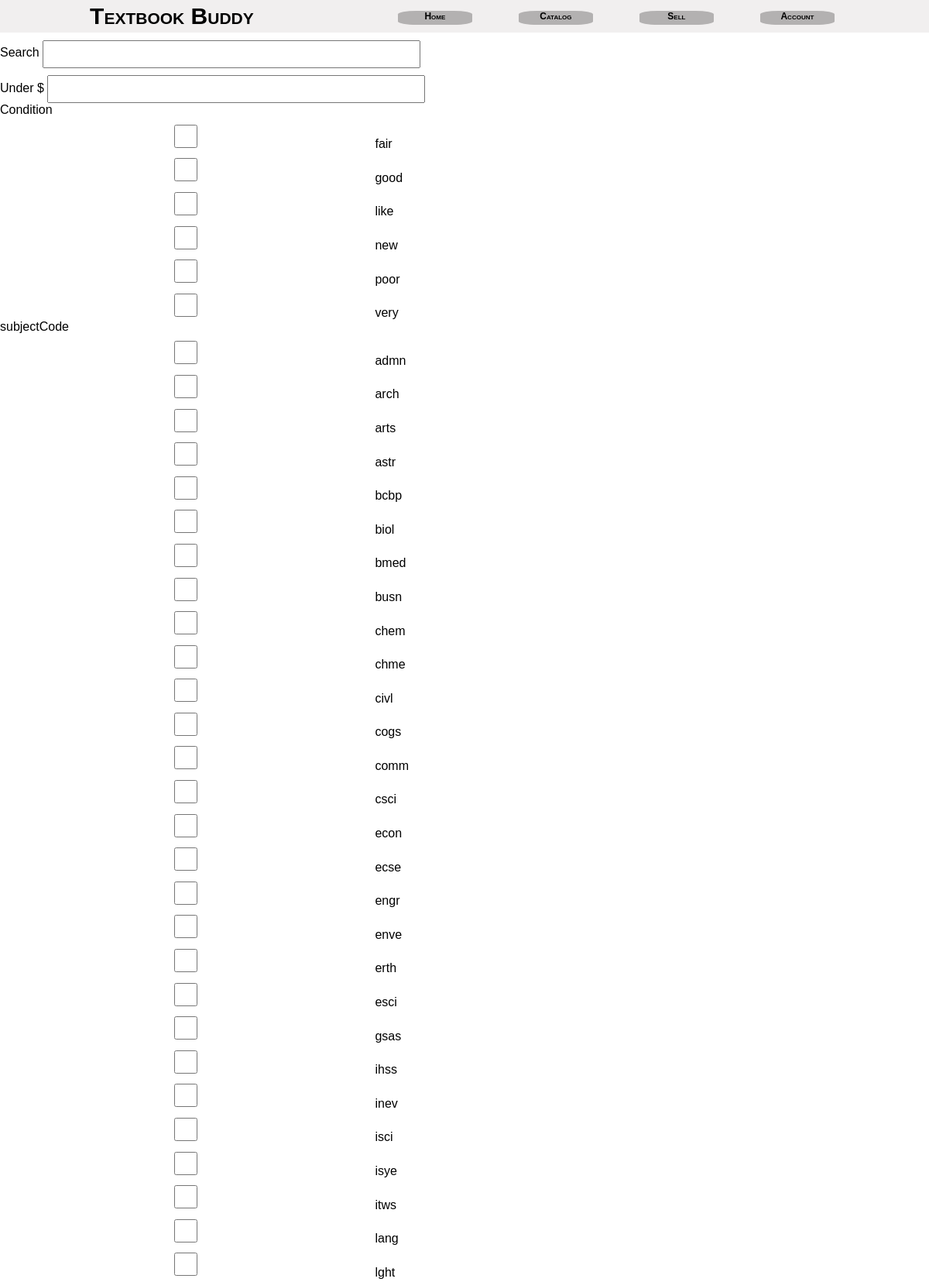
Page /catalog/catalog.php (upper part) on the committed database.
### tables this page shows
CREATE TABLE conditions (
    `condition` CHAR(4) primary key
);

CREATE TABLE subjects (
    subjectCode CHAR(4) primary key
);

### includes/dbconnect.php (called while the page is built, shortened)
<?php
  $dbhost = 'localhost';
  $dbuser = 'root';
  $dbpassword = '';
  $dbname = 'textbook_buddy';
  @ $db = new mysqli($dbhost, $dbuser, $dbpassword, $dbname);
  if ($db->connect_error) {
    echo '<div class="message"> Could not connect to the database. Error: ';
    echo $db->connect_errno . ' - ' . $db->connect_error . '</div>';
  } else {
    $dbOK = true;
  }
?>

### catalog/filters.php (the view, shortened to what this page needs)
<?php include ('../includes/dbconnect.php'); ?>
<nav>
  <form action="catalog.php" method="post">
  <label class="field" for="search"> Search </label>
    <input type=text id="search" name="search"><br>
    <label class="field" for="price"> Under $ </label>
    <input type=number min="0" step="0.1" id="price" name="price"><br>
    <label class="field" for="cond"> Condition </label>
    <?php
      if($dbOK){
        $query = "select * from conditions";
        $result= $db->query($query);
        $numRecords = $result->num_rows;
        for($i=0; $i<$numRecords; $i++){
          $record = $result->fetch_assoc();
          $cond = $record['condition'];
          echo "<div><input type='checkbox' name='$cond' value='$cond' id='$cond'>
                  <label for='$cond'>$cond</label></div>";
        }
      }
    ?>
    <label class="field" for="subj">subjectCode</label>
    <?php
      if($dbOK){
        $query = "select * from subjects";
        $result= $db->query($query);
        $numRecords = $result->num_rows;
        for ($i=0; $i<$numRecords; $i++){
          $record = $result->fetch_assoc();
          $subj = $record['subjectCode'];
          echo "<div>
                  <input type='checkbox' name='$subj' value='$subj' id='$subj'>
                  <label for='$subj'>$subj</label>
                </div>";
        }
      }
    ?>
  </form>
</nav>

### catalog/catalog.php (shortened to what this page needs)
<!DOCTYPE html>
<html>
  <head>
    <link rel="stylesheet" href="../styles/login.css">
    <link rel="stylesheet" href="../styles/general.css">
  </head>
  <body>
    <header>
      <h1 class="left">Textbook Buddy</h1>
      <ul class="hmenu right">
        <a href="../index.php"><li>Home</li></a>
        <a href="catalog.php"><li>Catalog</li></a>
        <a href="uploadBooks.php"><li>Sell</li></a>
        <a href="../account/account.php"><li>Account</li></a>
      </ul>
    </header>
    <?php include("filters.php"); ?>
  </body>
</html>

### styles/login.css (style rules this page uses)
input { font-size: .8vw; margin-top: 1em; height: 2.5vw; width: 40vw; }

### styles/general.css (style rules this page uses)
* { margin: 0; font-family: Verdana, sans-serif; }
header { font-variant: small-caps; height: 3.5vw; display: flex; font-weight: bold; background-color: rgb(241, 239, 239); color: black; align-items: center; justify-content: space-evenly; }
header h1 { font-size: 2.5vw; }
.left { text-align: left; }
.right { text-align: right; }
.hmenu { width: 50%; height: 50%; text-align: center; display: flex; }
.hmenu a { color: black; text-decoration: none; padding: 0 2.5vw 0 2.5vw; }
.hmenu li { font-size: 1vw; background-color: rgb(179, 177, 177); border-radius: 25%; display: inline-block; width: 8vw; height: 1.5vw; list-style: none; }

### rows in the picture
conditions: condition "fair"
conditions: condition "good"
conditions: condition "like"
conditions: condition "new"
conditions: condition "poor"
conditions: condition "very"
subjects: subjectCode "admn"
subjects: subjectCode "arch"
subjects: subjectCode "arts"
subjects: subjectCode "astr"
subjects: subjectCode "bcbp"
subjects: subjectCode "biol"
subjects: subjectCode "bmed"
subjects: subjectCode "busn"
subjects: subjectCode "chem"
subjects: subjectCode "chme"
subjects: subjectCode "civl"
subjects: subjectCode "cogs"
subjects: subjectCode "comm"
subjects: subjectCode "csci"
subjects: subjectCode "econ"
subjects: subjectCode "ecse"
subjects: subjectCode "engr"
subjects: subjectCode "enve"
subjects: subjectCode "erth"
subjects: subjectCode "esci"
subjects: subjectCode "gsas"
subjects: subjectCode "ihss"
subjects: subjectCode "inev"
subjects: subjectCode "isci"
subjects: subjectCode "isye"
subjects: subjectCode "itws"
subjects: subjectCode "lang"
subjects: subjectCode "lght"
